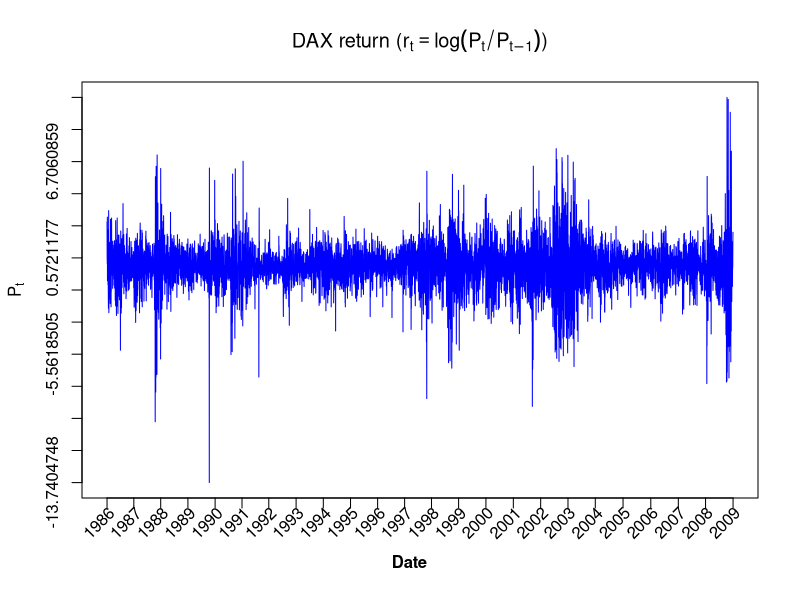

Source code (R):
##### CAM114-3 yafei.xu@hu-berlin.de

# read data dax140624.csv from https://raw.githubusercontent.com/YafeiXu/CAMquantlet/master/DAX19902014.csv
# replace the path of the working directory if necessary
setwd("C:/R")
d = read.csv("dax140624.csv")
DateInput = as.Date(d[,  1])
numOfDate = as.numeric(as.Date(c(DateInput)))
newDF = data.frame(d, numOfDate)
sortNewDF = newDF[order(newDF[, 3]), ]
newDF2 = data.frame(sortNewDF, seq(1, length(newDF[, 3]), length.out = length(newDF[, 3]))) 
sortNewDF = newDF[order(newDF[, 3]), ]
newDF2 = data.frame(sortNewDF, seq(1, length(newDF[, 3]), length.out = length(newDF[, 3])))
dateNum1 = as.numeric(as.Date(c("1986-01-02", "1987-01-02", "1988-01-04", "1989-01-02", 
                                "1990-01-02", "1991-01-02", "1992-01-02", "1993-01-04", "1994-01-03", "1995-01-02", "1996-01-02", 
                                "1997-01-02", "1998-01-02", "1999-01-04", "2000-01-03", "2001-01-02", "2002-01-02", "2003-01-02", 
                                "2004-01-02", "2005-01-03", "2006-01-02", "2007-01-02", "2008-01-02", "2008-12-30")))
At = c(newDF2[which(newDF2[, 3] == as.numeric(as.Date(c("1986-01-02")))), 4], 
newDF2[which(newDF2[, 3] == as.numeric(as.Date(c("1987-01-02")))), 4], 
newDF2[which(newDF2[, 3] == as.numeric(as.Date(c("1988-01-04")))), 4], 
newDF2[which(newDF2[, 3] == as.numeric(as.Date(c("1989-01-02")))), 4], 
newDF2[which(newDF2[, 3] == as.numeric(as.Date(c("1990-01-02")))), 4], 
newDF2[which(newDF2[, 3] == as.numeric(as.Date(c("1991-01-02")))), 4], 
newDF2[which(newDF2[, 3] == as.numeric(as.Date(c("1992-01-02")))), 4], 
newDF2[which(newDF2[, 3] == as.numeric(as.Date(c("1993-01-04")))), 4], 
newDF2[which(newDF2[, 3] == as.numeric(as.Date(c("1994-01-03")))), 4], 
newDF2[which(newDF2[, 3] == as.numeric(as.Date(c("1995-01-02")))), 4], 
newDF2[which(newDF2[, 3] == as.numeric(as.Date(c("1996-01-02")))), 4], 
newDF2[which(newDF2[, 3] == as.numeric(as.Date(c("1997-01-02")))), 4], 
newDF2[which(newDF2[, 3] == as.numeric(as.Date(c("1998-01-02")))), 4], 
newDF2[which(newDF2[, 3] == as.numeric(as.Date(c("1999-01-04")))), 4], 
newDF2[which(newDF2[, 3] == as.numeric(as.Date(c("2000-01-03")))), 4], 
newDF2[which(newDF2[, 3] == as.numeric(as.Date(c("2001-01-02")))), 4], 
newDF2[which(newDF2[, 3] == as.numeric(as.Date(c("2002-01-02")))), 4], 
newDF2[which(newDF2[, 3] == as.numeric(as.Date(c("2003-01-02")))), 4], 
newDF2[which(newDF2[, 3] == as.numeric(as.Date(c("2004-01-02")))), 4], 
newDF2[which(newDF2[, 3] == as.numeric(as.Date(c("2005-01-03")))), 4], 
newDF2[which(newDF2[, 3] == as.numeric(as.Date(c("2006-01-02")))), 4], 
newDF2[which(newDF2[, 3] == as.numeric(as.Date(c("2007-01-02")))), 4], 
newDF2[which(newDF2[, 3] == as.numeric(as.Date(c("2008-01-02")))), 4], 
newDF2[which(newDF2[, 3] == as.numeric(as.Date(c("2008-12-30")))), 4])
dateC = c("1986", "1987", "1988", "1989", "1990", "1991", "1992", "1993", "1994", 
          "1995", "1996", "1997", "1998", "1999", "2000", "2001", "2002", "2003", 
		  "2004", "2005", "2006", "2007", "2008", "2009")
Pt = newDF[, 2]
P1 = Pt[-length(Pt)]
P2 = Pt[-1]
DAXreturn = log(P1/P2)
DAXreturn = data.frame(DAXreturn, length(DAXreturn):1)
DAXreturn = DAXreturn[order(DAXreturn[, 2]), ]
DAXreturn = DAXreturn[, 1]*100
plot(seq(1, length(DAXreturn), length.out = length(DAXreturn)), seq(min(DAXreturn), max(DAXreturn), length.out = length(DAXreturn)), 
     xlab = "", ylab = "",  main = expression("DAX return ("*r[t] == log(P[t] / P[t-1])*")"), col = "White", 
     axes = FALSE,  xaxt = "n",  yaxt = "n")
box() 
axis(1, at = At, labels = F)
axis(2, at = seq(min(DAXreturn), max(DAXreturn), length.out = 13)) 
mtext(expression(P[t]),  side = 2,  line = 2.7,  at = seq(min(DAXreturn), max(DAXreturn), length.out = 13)[7], font = 2, cex = 1)  
mtext("Date", side = 1, line = 2.7, at = 2800, font = 2, cex = 1) 
text(cex = 1, x = At-80, y = -16.3, dateC, xpd = TRUE, srt = 45) 
# time series plot
lines(1:length(DAXreturn), DAXreturn, pch = 1, lty = 1, col = "blue", lwd = 1) 
